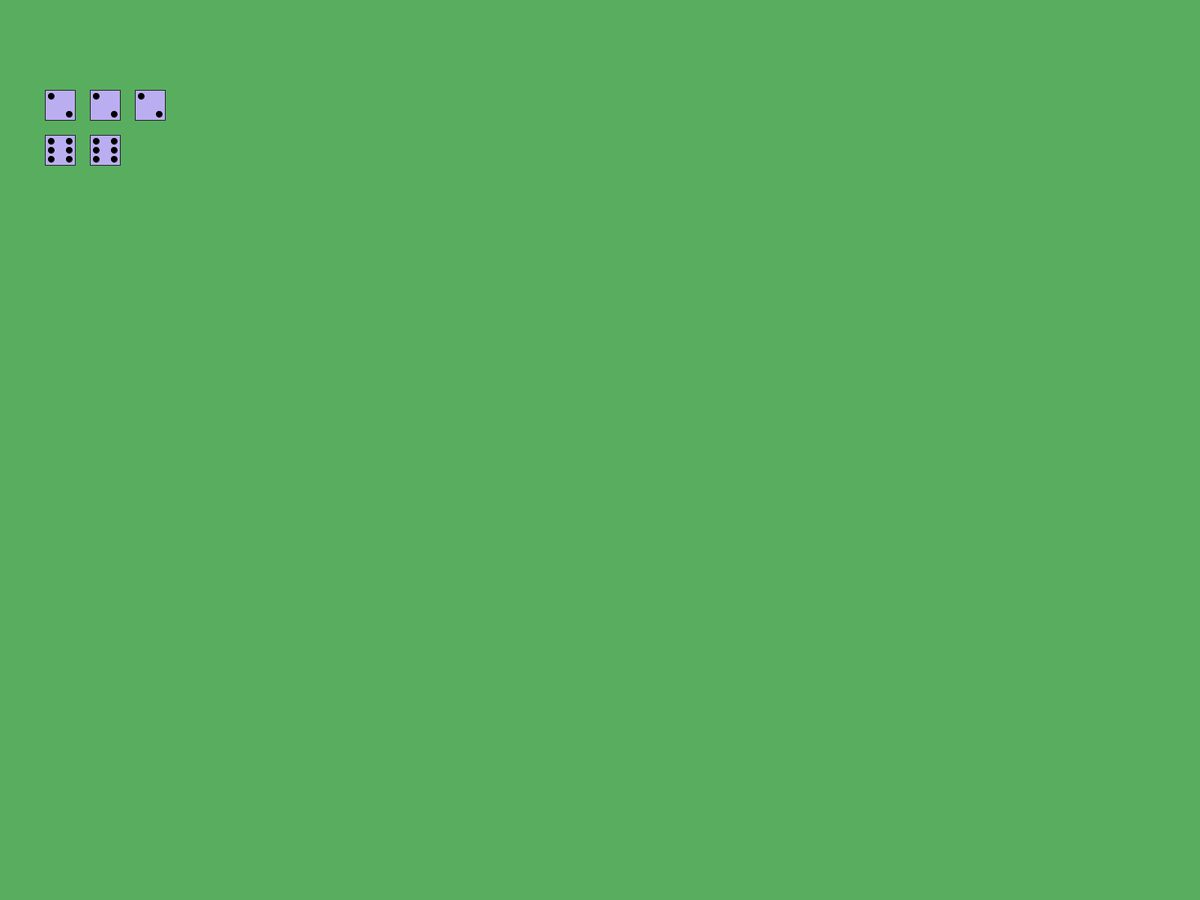
Frame 1 (no input)
Frame 60 (the mouse pressed at the canvas centre just before this capture): identical to frame 1, image omitted
Frame 120 (the mouse held since frame 60 and released just before this capture): identical to frame 1, image omitted

The Processing sketch that drew this single still picture (run headless with seeded random() and noise(); from frame 60 on, the mouse is pressed at the canvas centre):

// Processing sketch: sp1
// ── sp1.pde
diceCup myCup;
color[]colors=new color[9];
int colorCount=int(random(9));
int numOfDie = 5;

void setup()
{
  
  background(#59AD5F);    //background ;)
  size(2000, 1500);  //size of the windiow
  colors[0] = color(#8584F2);
  colors[1] = color(#64BC1C); 
  colors[2] = color(#50B4E8);
  colors[3] = color(#A08D5A);
  colors[4] = color(#E7F0AE);
  colors[5] = color(#BBAEF0);
  colors[6] = color(#F0F7FF);
  colors[7] = color(#FA9A9A);
  colors[8] = color(#00EADD);
  
  
  myCup = new diceCup(numOfDie);  //add object myCup

  for (int i =0; i<numOfDie; i++) {    //for loop so we start with eyes on the die.
    myCup.addDice(new Die(255, 0));    //adds values to the for each die int the diePool array.
  }
  //myCup.shake();
  myCup.diceDraw(100, 100, 50);        //draws and sorts the die based on the value: valueOfDie.
}
void draw()
{
}
void keyPressed()

{

  if (keyCode==ENTER) {                //when the key Enter is pressed do the following:
    background(#59AD5F);                //set new background
    for (int i =0; i<numOfDie; i++) {   //run a for loop based on the int numOfDie.
      myCup.addDice(new Die(255, 0));    //add Die values to Die array "dicePool"
    }
    myCup.shake();                      //run roll() thru the dicePool[] to add a random int value to the die.
    myCup.diceDraw(100, 100, 50);      //draws and sorts die based on the random int value given by shake funktion.
  }

  if (keyCode == UP) {                //when "Up" run shake(). adds a die to the diceCup and initialize diceCup with the updated numOfDie.
    background(#59AD5F);
    myCup.shake();
    numOfDie++;
   myCup = new diceCup(numOfDie);

    for (int i =0; i<numOfDie; i++) {
      myCup.addDice(new Die(255, 0));      //again adds the value to the dicePool[]
    }
  }
}
//Die randomDie() {
//  Die myDie = new Die(140, 0);

//  return myDie;
//}

// ── DiceCup.pde
class diceCup
{
  int dieces;

  Die[] dicePool;
  Die[][] sortDicePool;


  public diceCup(int dieces) {
    this.dieces=dieces;

    dicePool = new Die[dieces];
  }

  void addDice(Die d) {
    for (int i=0; i<dicePool.length; i++)
    {
      if (dicePool[i]==null) {
        dicePool[i]=d;
        break;
      }
    }
  }


  void shake() {
    for (int i=0; i < dicePool.length; i++) {
      dicePool[i].roll();
    }
  }

  void diceDraw(int x, int y, int size)
  {

    int dieSpace = size+size/2;



    sortDicePool= new Die[6][dieces];
    for (int i =0; i<dicePool.length; i++) {
      int getEyes = dicePool[i].getEyes();

      if (getEyes==1) 
      {
        for (int q =0; q<sortDicePool[getEyes-1].length; q++) {

          if (sortDicePool[getEyes-1][q]==null) {
            sortDicePool[getEyes-1][q]=dicePool[i];
            break;
          }
        }
      } else if (getEyes==2) {

        for (int q =0; q<sortDicePool[getEyes-1].length; q++) {

          if (sortDicePool[getEyes-1][q]==null) {
            sortDicePool[getEyes-1][q]=dicePool[i];

            break;
          }
        }
      } else if (getEyes==3) {
        for (int q =0; q<sortDicePool[getEyes-1].length; q++) {

          if (sortDicePool[getEyes-1][q]==null) {
            sortDicePool[getEyes-1][q]=dicePool[i];

            break;
          }
        }
      } else if (getEyes==4) {
        for (int q =0; q<sortDicePool[getEyes-1].length; q++) {

          if (sortDicePool[getEyes-1][q]==null) {
            sortDicePool[getEyes-1][q]=dicePool[i];

            break;
          }
        }
      } else if (getEyes==5) {
        for (int q =0; q<sortDicePool[getEyes-1].length; q++) {

          if (sortDicePool[getEyes-1][q]==null) {
            sortDicePool[getEyes-1][q]=dicePool[i];

            break;
          }
        }
      } else if (getEyes==6) {
        for (int q =0; q<sortDicePool[getEyes-1].length; q++) {

          if (sortDicePool[getEyes-1][q]==null) {
            sortDicePool[getEyes-1][q]=dicePool[i];

            break;
          }
        }
      }
    }
    int dieCount = 0;
    int xCount = 0;
    

    for (int i =0; i<sortDicePool.length; i++) {

      int nulCounter =0;
      for (int j =0; j<sortDicePool[0].length; j++) {
        println(sortDicePool[i][j]);
        if (sortDicePool[i][j]!=null) {
          sortDicePool[i][j].draw(x+xCount*dieSpace, y+dieCount*dieSpace, size);
          xCount++;
        } else {
          nulCounter++;
        }
      }
      if (nulCounter==dieces && dieCount!=0) {
        //dieCount--;
      } else {
        dieCount++;
      }
      nulCounter=0;
      xCount=0;
    }
  }
}

// ── Die.pde
class Die
{
  color eyeC;
  color dieC;
  float x;
  float y;
  int valueOfDie =(int)random(1, 7);

  Die(color a, color b) { // constructor, that takes a color for the die and a color for the eyes on the die.
    dieC = a;
    eyeC = b;
  }

  void roll() // Method that assigns arandom value between 1 and 7 to the die.
  {
    valueOfDie = (int)random(1, 7);
  }

  void draw(float x, float y, float size) { // that draws the die on the screen with the correct number of eyes at position (x,y)
    // and with an edge length determined by the parameter size.
    float eyeSize = 0.2;

    rectMode(CENTER);
    fill(colors[colorCount]);
    rect(x, y, size, size);

    //fill(eyeC);
    //if (key==ENTER) {
      ellipseMode(CENTER);
      fill(0,255);

      switch(valueOfDie) {
      case 1:
        ellipse(x, y, size*eyeSize, size*eyeSize);          //mid mid
        break;

      case 2:

        ellipse(x-15, y-15, size*eyeSize, size*eyeSize);    //top left
        ellipse(x+15, y+15, size*eyeSize, size*eyeSize);    //bottom right
        break;

      case 3:

        ellipse(x-15, y-15, size*eyeSize, size*eyeSize);    //top left
        ellipse(x, y, size*eyeSize, size*eyeSize);          //mid mid
        ellipse(x+15, y+15, size*eyeSize, size*eyeSize);    //bottom right

        break;

      case 4:

        ellipse(x+15, y-15, size*eyeSize, size*eyeSize);    //top right
        ellipse(x-15, y-15, size*eyeSize, size*eyeSize);    //top left
        ellipse(x+15, y+15, size*eyeSize, size*eyeSize);    //bottom right
        ellipse(x-15, y+15, size*eyeSize, size*eyeSize);    //bottom left
        break;

      case 5:

        ellipse(x+15, y-15, size*eyeSize, size*eyeSize);    // top right
        ellipse(x-15, y-15, size*eyeSize, size*eyeSize);    //top left
        ellipse(x, y, size*eyeSize, size*eyeSize);          //mid mid
        ellipse(x+15, y+15, size*eyeSize, size*eyeSize);    //bottom right
        ellipse(x-15, y+15, size*eyeSize, size*eyeSize);    //bottom left
        break;

      case 6:

        ellipse(x-15, y, size*eyeSize, size*eyeSize);       //left mid
        ellipse(x+15, y-15, size*eyeSize, size*eyeSize);    // top right
        ellipse(x-15, y-15, size*eyeSize, size*eyeSize);    //top left
        ellipse(x+15, y+15, size*eyeSize, size*eyeSize);    //bottom right
        ellipse(x+15, y, size*eyeSize, size*eyeSize);       //right mid
        ellipse(x-15, y+15, size*eyeSize, size*eyeSize);    //bottom left
        break;
      }
   // }
  }


  int getEyes() {
    return valueOfDie;
  }
}
